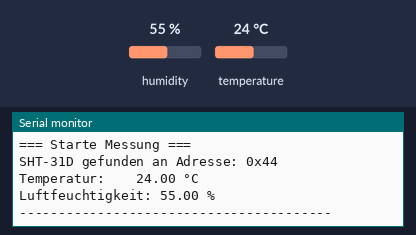
Recording of a sketch running on a simulated ESP32-S3. Parts: the last lines printed to the serial monitor. Wiring (inferred from the names in the program): SHT3x sensor at I2C address 0x44. The inputs (shaded band) are chosen by the test bench; at power-on: humidity 55 %, temperature 24 °C.

Above: at 2.2 s.
2.3 s: humidity set to 22 %
At 4.4 s:
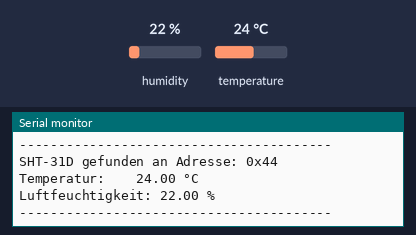
4.8 s: temperature set to 12 °C
At 5.5 s:
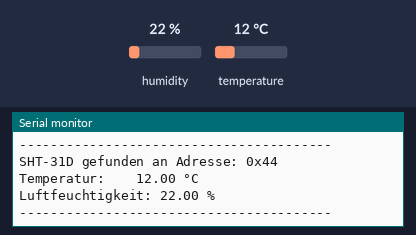
7.3 s: humidity set to 40 %
At 9.9 s:
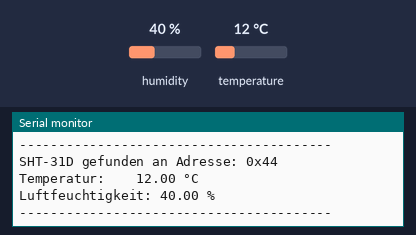
Timing chart, 0 to 11.4 s (numbered marks = the images above; inputs shaded):
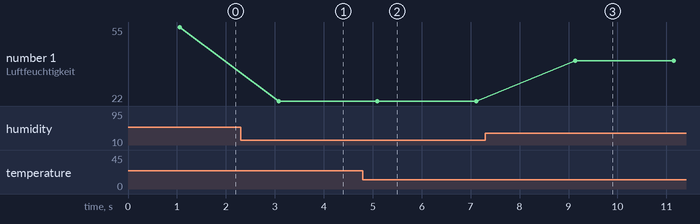

Measured:
- after the input at 2.3 s, the serial monitor: prints a new line after 0.78 s (image 1)
- after the input at 4.8 s, the serial monitor: prints a new line after 0.30 s (image 2)
- after the input at 7.3 s, the serial monitor: prints a new line after 1.8 s (image 3)
- plotted number 1: 55 → 22 after the input at 2.3 s, 22 → 40 after the input at 7.3 s

The sketch:

SHT31_Demo.ino
```cpp
/**
 * @file SHT31_SENSOR_Demo.h
 * @brief Einfacher Demo-Code für SHT-31D Sensor
 * @details Testet Temperatur und Luftfeuchtigkeit ohne andere Sensoren.
 *
 * Hardware:
 * - SHT-31D an GPIO 8 (SCL) und GPIO 9 (SDA)
 * - Betriebsspannung: 3,3V
 *
 * I2C-Adresse: 0x44 (Standard)
 */

#include <Arduino.h>
#include <Wire.h>

// SHT31 I2C Adressen (teste beide)
const uint8_t SHT31_ADDR_1 = 0x44;
const uint8_t SHT31_ADDR_2 = 0x45;

// I2C Pins - GPIO 8 und 9 (Standard für ESP32-S3)
const int SCL_PIN = 8;
const int SDA_PIN = 9;

void setup()
{
    // Serielle Kommunikation starten
    Serial.begin(115200);
    delay(1000);

    Serial.println("╔═══════════════════════════════════════════════════════╗");
    Serial.println("║   SHT-31D Sensor Demo                                ║");
    Serial.println("╚═══════════════════════════════════════════════════════╝\n");

    // I2C initialisieren mit langsamer Geschwindigkeit
    Wire.begin(SDA_PIN, SCL_PIN);
    Wire.setClock(100000);  // 100kHz statt 400kHz

    // SHT-31D Software-Reset senden
    Wire.beginTransmission(SHT31_ADDR_1);
    Wire.write(0x30);  // Soft Reset Command
    Wire.write(0xA2);
    Wire.endTransmission();
    delay(10);

    // Überprüfen ob Sensor antwortet
    Wire.requestFrom(SHT31_ADDR_1, (uint8_t)1);
    if (Wire.available())
    {
        uint8_t status = Wire.read();
        Serial.printf("SHT-31D Status: 0x%02X\n", status);
    }

    Serial.println("\n=== Starte Messung ===\n");
}

void loop()
{
    // Zuerst Adresse 0x44 testen
    uint8_t addr = SHT31_ADDR_1;

    // Prüfen ob Gerät antwortet
    Wire.beginTransmission(addr);
    if (Wire.endTransmission() != 0) {
        // 0x44 hat nicht geantwortet, 0x45 versuchen
        addr = SHT31_ADDR_2;
        Wire.beginTransmission(addr);
        if (Wire.endTransmission() != 0) {
            Serial.println("Fehler: Kein SHT-31D gefunden (weder 0x44 noch 0x45)!");
            delay(2000);
            return;
        }
    }

    Serial.printf("SHT-31D gefunden an Adresse: 0x%02X\n", addr);

    // Messung starten (Single Shot Mode)
    Wire.beginTransmission(addr);
    Wire.write(0x24);  // High repeatability measurement
    Wire.write(0x00);
    Wire.endTransmission();

    // Warten auf Messung (mindestens 10ms für high repeatability)
    delay(15);

    // Daten lesen (6 Bytes: Temp MSB, Temp LSB, Temp CRC, Hum MSB, Hum LSB, Hum CRC)
    Wire.requestFrom(addr, (uint8_t)6);

    if (Wire.available() == 6)
    {
        uint8_t tempMSB = Wire.read();
        uint8_t tempLSB = Wire.read();
        uint8_t tempCRC = Wire.read();
        uint8_t humMSB = Wire.read();
        uint8_t humLSB = Wire.read();
        uint8_t humCRC = Wire.read();

        // Temperatur berechnen: -45 + 175 * (raw / 65536)
        uint16_t tempRaw = (tempMSB << 8) | tempLSB;
        float temperatur = -45.0f + 175.0f * ((float)tempRaw / 65536.0f);

        // Luftfeuchtigkeit berechnen: 100 * (raw / 65536)
        uint16_t humRaw = (humMSB << 8) | humLSB;
        float luftfeuchtigkeit = 100.0f * ((float)humRaw / 65536.0f);

        // Ausgabe
        Serial.printf("Temperatur:    %.2f °C\n", temperatur);
        Serial.printf("Luftfeuchtigkeit: %.2f %%\n", luftfeuchtigkeit);
        Serial.println("----------------------------------------");
    }
    else
    {
        Serial.println("Fehler: Keine Daten vom SHT-31D empfangen!");
    }

    // 2 Sekunden warten vor nächster Messung
    delay(2000);
}
```
